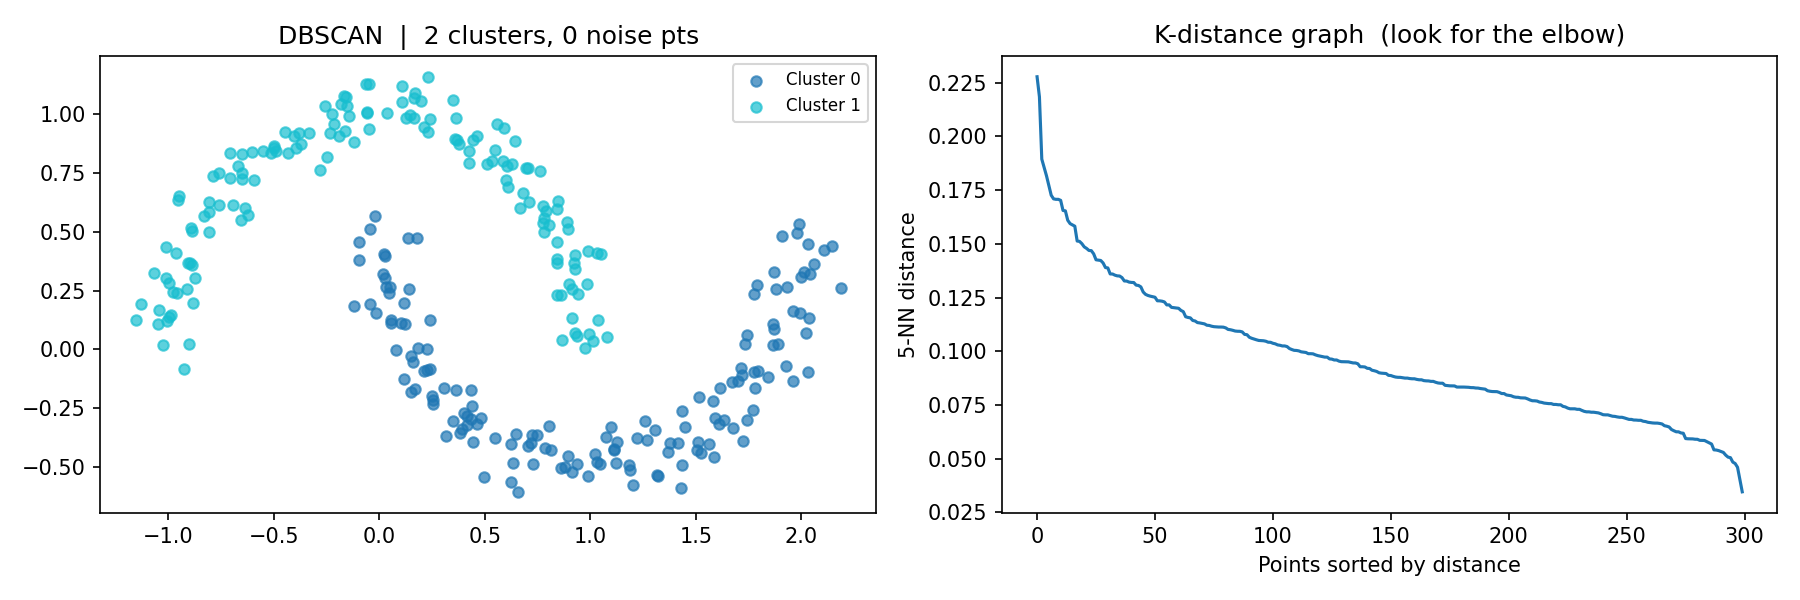

Python code for this plot:
# 03_dbscan.py
import numpy as np
import matplotlib.pyplot as plt
from sklearn.datasets import make_moons
from sklearn.cluster import DBSCAN
from sklearn.neighbors import NearestNeighbors

X, _ = make_moons(n_samples=300, noise=0.07, random_state=42)

# --- k-distance graph to guide eps choice ---
nbrs = NearestNeighbors(n_neighbors=5).fit(X)
dists, _ = nbrs.kneighbors(X)
k_dists  = np.sort(dists[:, -1])[::-1]

# --- fit DBSCAN ---
db     = DBSCAN(eps=0.2, min_samples=5)
labels = db.fit_predict(X)
n_clusters = len(set(labels)) - (1 if -1 in labels else 0)
n_noise    = (labels == -1).sum()

# --- plot ---
fig, axes = plt.subplots(1, 2, figsize=(12, 4))

ax = axes[0]
unique = set(labels)
colors = plt.cm.tab10(np.linspace(0, 1, max(len(unique), 1)))
for lbl, col in zip(sorted(unique), colors):
    mask   = labels == lbl
    marker = 'x' if lbl == -1 else 'o'
    label  = 'Noise' if lbl == -1 else f'Cluster {lbl}'
    ax.scatter(X[mask, 0], X[mask, 1],
               c=[col], marker=marker, s=25,
               alpha=0.7, label=label)
ax.set_title(f"DBSCAN  |  {n_clusters} clusters, {n_noise} noise pts")
ax.legend(fontsize=8)

axes[1].plot(range(len(k_dists)), k_dists)
axes[1].set_title("K-distance graph  (look for the elbow)")
axes[1].set_xlabel("Points sorted by distance")
axes[1].set_ylabel("5-NN distance")

plt.tight_layout()
plt.savefig("03_dbscan.png", dpi=150)
plt.show()
print(f"Clusters found : {n_clusters}  |  Noise points : {n_noise}")

# --- TODO tasks ---
# 1. Run on make_moons — DBSCAN should find both arcs perfectly
# 2. Increase eps to 0.5 — what happens to the number of clusters?
# 3. Decrease min_samples to 2 — does noise increase or decrease?
# 4. Try it on make_blobs — compare result to k-means from lesson 02
